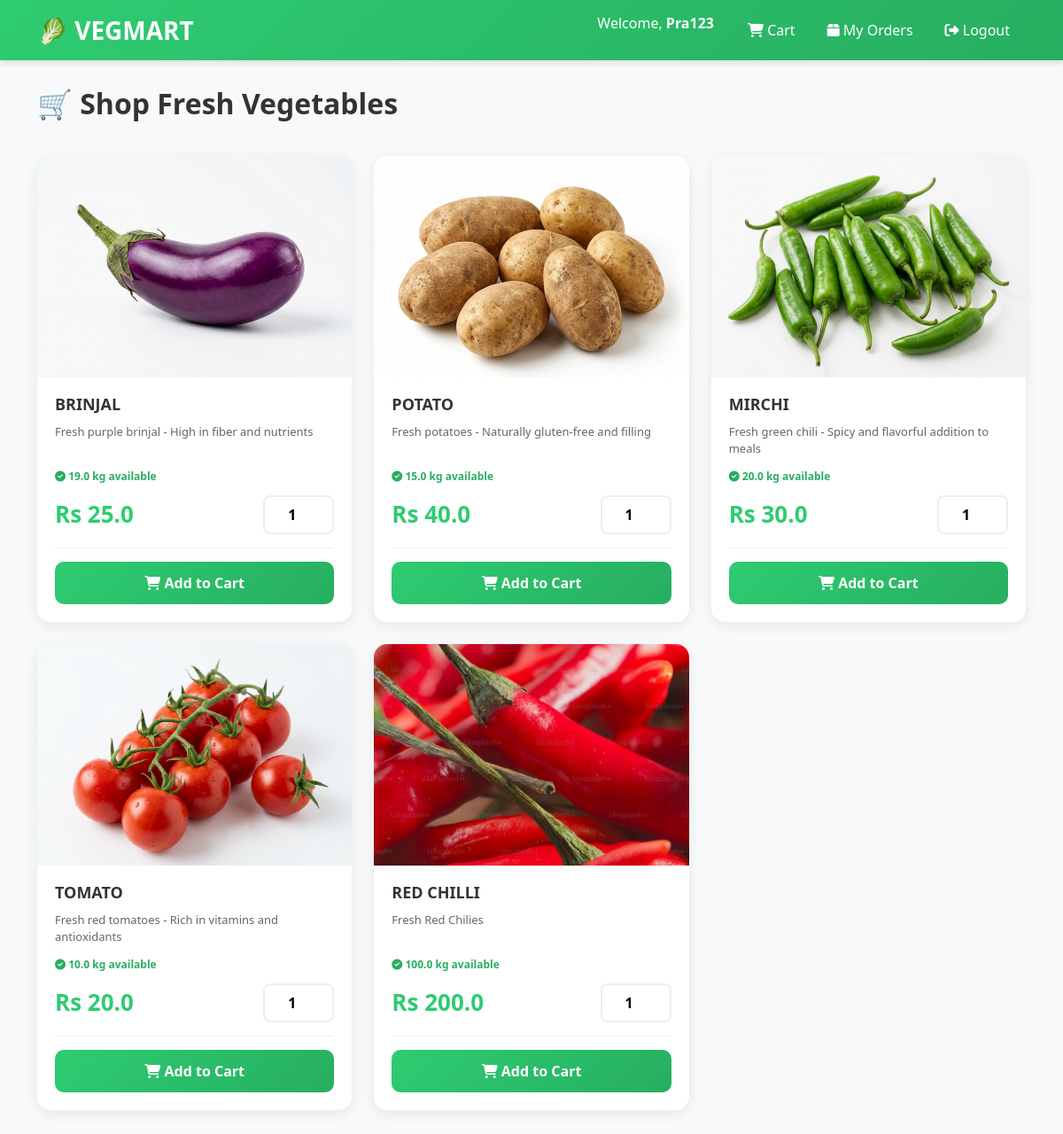
Page /shop (signed in) on the earlier database version.
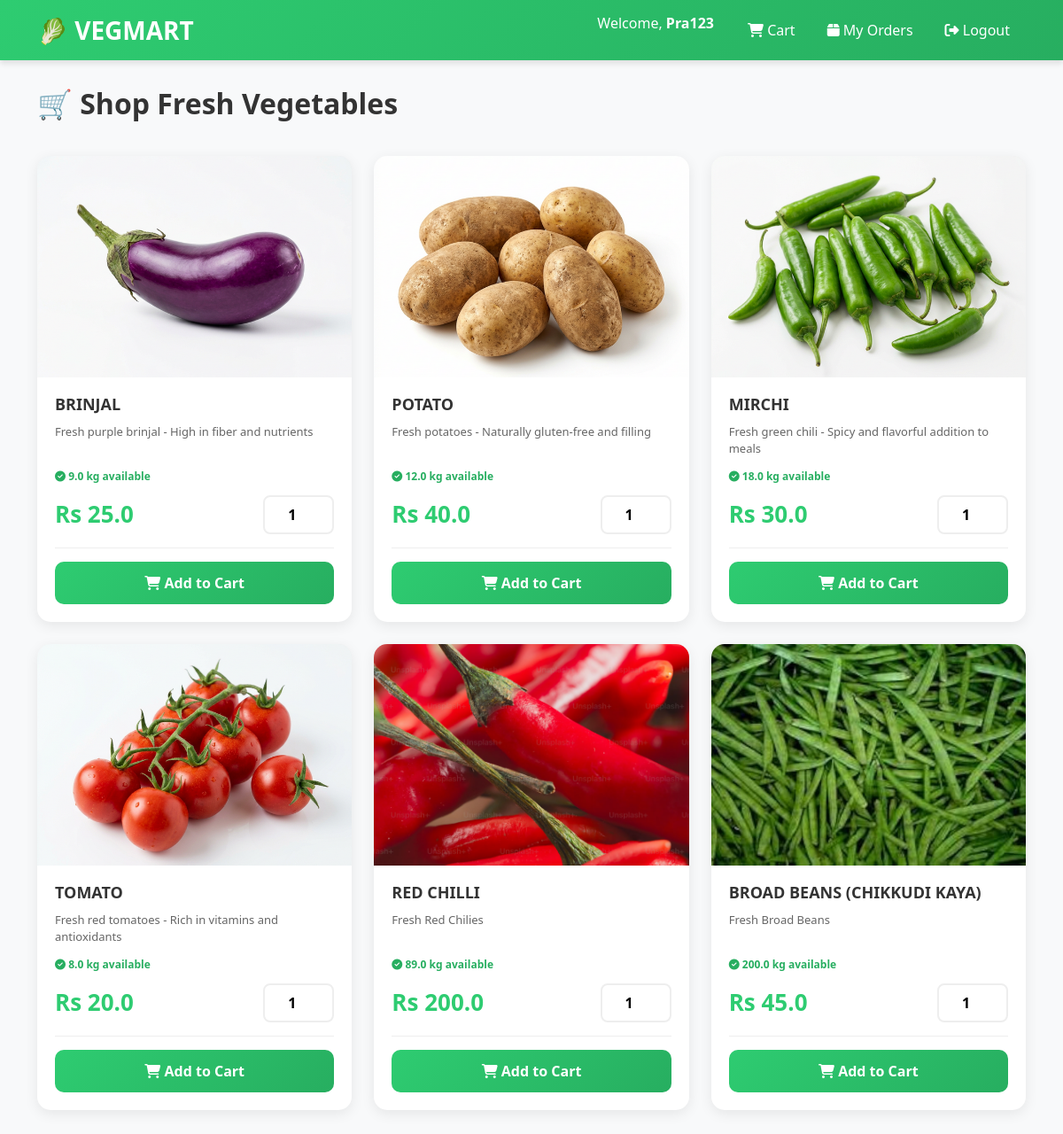
Same page on the later database version.
### tables this page shows
CREATE TABLE items
                 (id INTEGER PRIMARY KEY, name TEXT UNIQUE, price REAL, quantity REAL, 
                  cost_price REAL, image_url TEXT, description TEXT, created_at TIMESTAMP, created_by TEXT);

### app.py (the view)
@app.route('/shop')
@login_required
def customer_shop():
    conn = sqlite3.connect(DATABASE)
    c = conn.cursor()
    c.execute('SELECT * FROM items')
    items = c.fetchall()
    conn.close()
    return render_template('customer_shop.html', items=items)

### app.py (called while the page is built)
def login_required(f):
    @wraps(f)
    def decorated_function(*args, **kwargs):
        if 'user_type' not in session:
            return redirect(url_for('login'))
        return f(*args, **kwargs)
    return decorated_function

### templates/customer_shop.html (shortened to what this page needs)
<!DOCTYPE html>
<html lang="en">
<head>
    <link href="https://cdn.jsdelivr.net/npm/bootstrap@5.3.0/dist/css/bootstrap.min.css" rel="stylesheet">
    <link rel="stylesheet" href="https://cdnjs.cloudflare.com/ajax/libs/font-awesome/6.4.0/css/all.min.css">
</head>
<body>
    <nav class="navbar navbar-expand-lg navbar-dark sticky-top">
        <div class="container">
            <a class="navbar-brand" href="/">🥬 VEGMART</a>
            <div class="collapse navbar-collapse" id="navbarNav">
                <ul class="navbar-nav ms-auto">
                    <li class="nav-item">
                        <span class="navbar-text" style="color: white; margin-right: 20px;">
                            Welcome, <strong>{{ session.username }}</strong>
                        </span>
                    </li>
                    <li class="nav-item">
                        <a class="nav-link" href="{{ url_for('view_cart') }}">
                            <i class="fas fa-shopping-cart"></i> Cart
                        </a>
                    </li>
                    <li class="nav-item">
                        <a class="nav-link" href="{{ url_for('my_orders') }}">
                            <i class="fas fa-box"></i> My Orders
                        </a>
                    </li>
                    <li class="nav-item">
                        <a class="nav-link" href="{{ url_for('logout') }}">
                            <i class="fas fa-sign-out-alt"></i> Logout
                        </a>
                    </li>
                </ul>
            </div>
        </div>
    </nav>
    <div class="container">
        <h1 class="page-title">🛒 Shop Fresh Vegetables</h1>
        <div class="product-grid">
            {% for item in items %}
            <div class="product-card">
                <img src="{{ item[5] }}" alt="{{ item[1] }}" class="product-image" loading="lazy">
                <div class="product-info">
                    <h3 class="product-name">{{ item[1]|upper }}</h3>
                    <p class="product-description">{{ item[6] or 'Fresh and healthy vegetables' }}</p>
                    <p class="product-stock">
                        <i class="fas fa-check-circle"></i>
                        {{ item[3] }} kg available
                    </p>
                    <div class="price-section">
                        <span class="product-price">Rs {{ item[2] }}</span>
                        <input type="number" class="quantity-input" id="qty-{{ item[0] }}" min="0.1" step="0.1" value="1" placeholder="Qty">
                    </div>
                    <button class="btn-add-cart" onclick="addToCart({{ item[0] }})">
                        <i class="fas fa-shopping-cart"></i> Add to Cart
                    </button>
                </div>
            </div>
            {% endfor %}
        </div>
    </div>
</body>
</html>

### templates/customer_shop.html (style rules this page uses)
body { background: #f8f9fa; font-family: 'Segoe UI', Tahoma, Geneva, Verdana, sans-serif; }
.navbar { background: linear-gradient(135deg, #2ecc71 0%, #27ae60 100%); box-shadow: 0 4px 6px rgba(0,0,0,0.1); }
.navbar-brand { font-size: 28px; font-weight: bold; color: white !important; }
.nav-link { color: white !important; margin: 0 10px; }
.page-title { color: #333; font-weight: bold; margin: 30px 0; font-size: 32px; }
.product-grid { display: grid; grid-template-columns: repeat(auto-fill, minmax(280px, 1fr)); gap: 25px; margin: 40px 0; }
.product-card { background: white; border-radius: 15px; overflow: hidden; box-shadow: 0 4px 15px rgba(0,0,0,0.08); transition: transform 0.3s, box-shadow 0.3s; display: flex; flex-direction: column; }
.product-image { width: 100%; height: 250px; object-fit: cover; background: linear-gradient(135deg, #f0f0f0 0%, #e8e8e8 100%); }
.product-info { padding: 20px; flex-grow: 1; display: flex; flex-direction: column; }
.product-name { font-size: 18px; font-weight: bold; color: #333; margin-bottom: 10px; }
.product-description { font-size: 13px; color: #666; margin-bottom: 12px; flex-grow: 1; }
.product-stock { font-size: 12px; color: #27ae60; margin-bottom: 12px; font-weight: 600; }
.price-section { display: flex; justify-content: space-between; align-items: center; margin-bottom: 15px; padding-bottom: 15px; border-bottom: 1px solid #eee; }
.product-price { font-size: 26px; font-weight: bold; color: #2ecc71; }
.quantity-input { width: 80px; padding: 8px; border: 2px solid #eee; border-radius: 8px; text-align: center; font-weight: 600; }
.btn-add-cart { width: 100%; background: linear-gradient(135deg, #2ecc71 0%, #27ae60 100%); color: white; border: none; padding: 12px; border-radius: 10px; font-weight: 600; cursor: pointer; transition: transform 0.2s, box-shadow 0.2s; }

Differences in the rows shown:
changed items "BRINJAL": quantity "19.0" → "9.0"
changed items "POTATO": quantity "15.0" → "12.0"
changed items "MIRCHI": quantity "20.0" → "18.0"
changed items "TOMATO": quantity "10.0" → "8.0"
changed items "RED CHILLI": quantity "100.0" → "89.0"
added items: image_url (picture), name "BROAD BEANS (CHIKKUDI KAYA)", description "Fresh Broad Beans", quantity "200.0", price "45.0"
